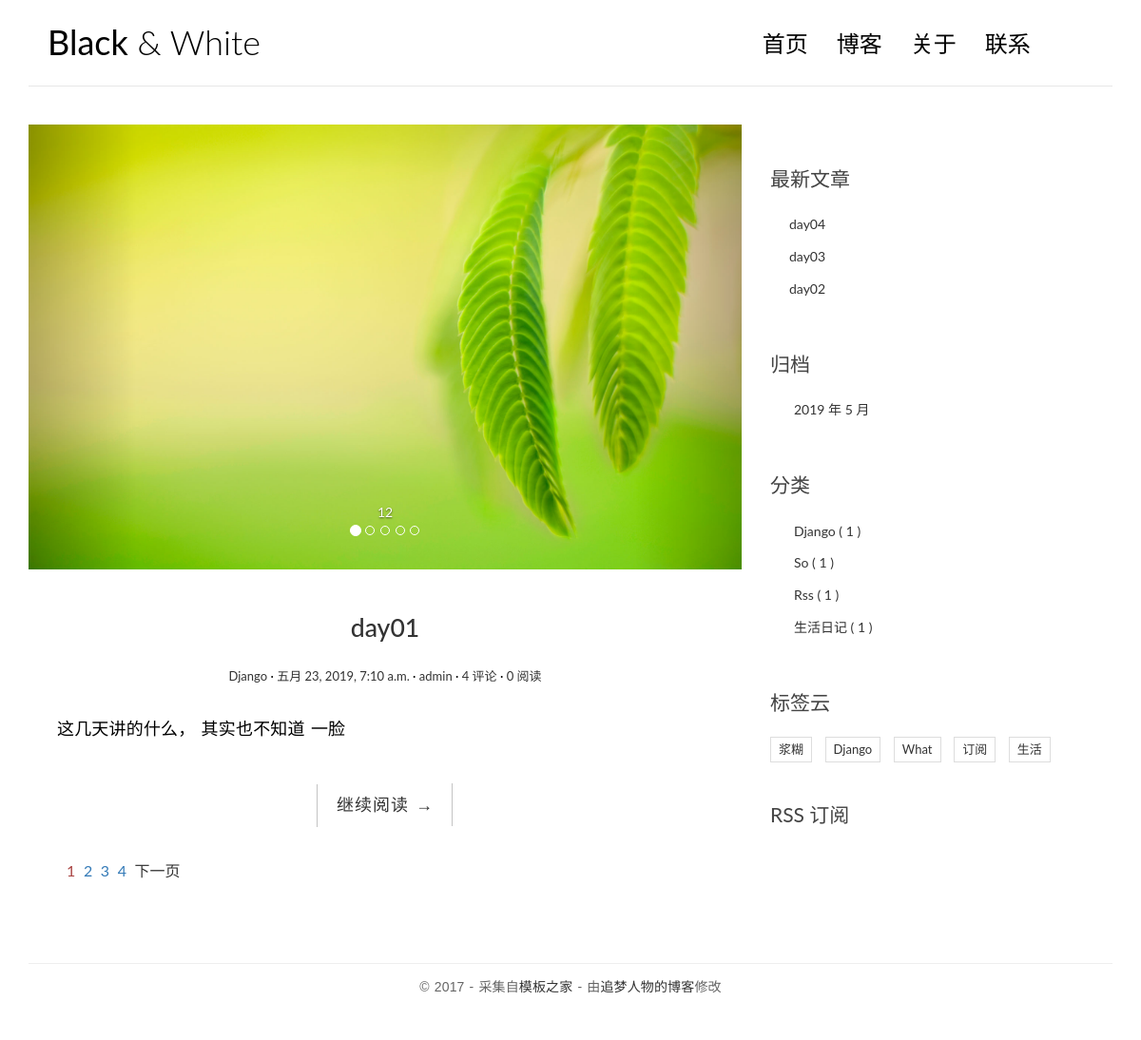
The page / on the database its author committed.
### blog/models.py (models this page shows, shortened)
class Abs(models.Model):
    img=models.ImageField(upload_to='abs',verbose_name='广告图')
    desc=models.CharField(max_length=20,verbose_name='广告描述')
    class Meta():
        verbose_name='轮播图'
        verbose_name_plural=verbose_name

class Article(models.Model):
    title=models.CharField(max_length=50)
    body=models.TextField()
    create_time=models.DateTimeField(auto_now_add=True)
    update_time=models.DateTimeField(auto_now=True)
    views=models.PositiveIntegerField(default=0)
    category=models.ForeignKey(Category,on_delete=models.CASCADE)
    tags=models.ManyToManyField(Tag)
    auther=models.ForeignKey(User,models.CASCADE)

class Category(models.Model):
    title=models.CharField(max_length=30)

class Tag(models.Model):
    title=models.CharField(max_length=30)

### blog/views.py (the view)
# urls.py: url(r'^$', views.index, name='index'),
def index(request):
    pagenum = request.GET.get("page")
    pagenum = 1 if pagenum==None  else pagenum
    articles = Article.objects.all().order_by("-views")
    paginator = Paginator(articles,1)
    page = paginator.get_page(pagenum)
    return render(request,'index.html',{"page":page})

### blog/templatetags/extend_fun.py (called while the page is built)
@register.filter(name='myslice')
def myslice(value,length):
    result = value[:length]
    print(result)
    return  result

@register.simple_tag(name='getcategorys')
def getcategorys():
    return Category.objects.all()

@register.simple_tag
def getlatestarticles(num=3):
    return Article.objects.all().order_by('-create_time')[:num]

@register.simple_tag
def getarchives(num=3):
    return Article.objects.dates("create_time",'month',order='DESC')[:num]

@register.simple_tag
def gettags():
    return Tag.objects.all()

@register.simple_tag
def getabs():
    return Abs.objects.all()

### templates/index.html (shortened to what this page needs)
{% extends 'base.html' %}
{% load extend_fun %}
{% block left %}
<div id="carousel-example-generic" class="carousel slide" data-ride="carousel">
    {% getabs as ads %}
  <ol class="carousel-indicators">
    {% for ad in ads %}
        {% if forloop.counter == 1 %}
            <li data-target="#carousel-example-generic" data-slide-to="0" class="active"></li>
        {% else %}
            <li data-target="#carousel-example-generic" data-slide-to="{{ forloop.counter|add:-1 }}"></li>
        {% endif %}
    {% endfor %}
  </ol>
  <div class="carousel-inner" role="listbox">
    {% for ad in ads %}
        {% if forloop.counter == 1 %}
            <div class="item active">
                <img src="/static/media/{{ ad.img }}" alt="..." width="800" height="300">
                    <div class="carousel-caption">
                        {{ad.desc}}
                    </div>
            </div>
        {% endif %}
    {% endfor %}
  </div>
  <a class="left carousel-control" href="#carousel-example-generic" role="button" data-slide="prev">
    <span class="glyphicon glyphicon-chevron-left" aria-hidden="true"></span>
  </a>
  <a class="right carousel-control" href="#carousel-example-generic" role="button" data-slide="next">
    <span class="glyphicon glyphicon-chevron-right" aria-hidden="true"></span>
  </a>
</div>
{% if page %}
{% for article in  page.object_list %}
<article class="post post-{{ article.id }}">
    <header class="entry-header">
        <h1 class="entry-title">
            <a href="{% url 'blog:detail' article.id %}">{{ article.title }}</a>
        </h1>
        <div class="entry-meta">
            <span class="post-category"><a href="#">  {{ article.category.title  }} </a></span>
            <span class="post-date"><a href="#"><time class="entry-date"
                                                      datetime="2012-11-09T23:15:57+00:00">{{ article.create_time }}</time></a></span>
            <span class="post-author"><a href="#"> {{ article.auther.username }} </a></span>
            <span class="comments-link"><a href="#">{{ article.comment_set.count }} 评论</a></span>
            <span class="views-count"><a href="#">{{ article.views }} 阅读</a></span>
        </div>
    </header>
    <div class="entry-content clearfix">
        <p>
            {{ article.body|myslice:20 }}
        </p>
        <div class="read-more cl-effect-14">
            <a href="{% url 'blog:detail' article.id %}" class="more-link">继续阅读 <span class="meta-nav">→</span></a>
        </div>
    </div>
</article>
{% empty %}
<li>没有文章对象</li>
{% endfor %}
{% else %}
没有文章信息
{% endif %}
<div class="pagination">
    <ul>
        {% for num in page.paginator.page_range  %}
        {% if num == page.number %}
            <li><a class="text-danger" href="{{ page.parms }}?page={{num}}"> {{ num }}  </a> </li>
        {% else %}
            <li><a class="text-primary" href="{{ page.parms }}?page={{num}}"> {{ num }}  </a> </li>
        {% endif %}
        {% endfor %}
        {% if page.has_next %}
            <li><a href="{{ page.parms }}?page={{page.next_page_number}}">下一页</a></li>
        {% endif %}
    </ul>
</div>
{% endblock %}

### templates/base.html (shortened to what this page needs)
{% load extend_fun %}
<!DOCTYPE html>
<html lang="en">
<head>
    <link rel="stylesheet" href="/static/css/bootstrap.min.css">
    <link rel="stylesheet" href="http://code.ionicframework.com/ionicons/2.0.1/css/ionicons.min.css">
    <link rel="stylesheet" href="/static/css/pace.css">
    <link rel="stylesheet" href="/static/css/custom.css">
</head>
<body id="page">
<div class="container">
    <header id="site-header">
        <div class="row">
            <div class="col-md-4 col-sm-5 col-xs-8">
                <div class="logo">
                    <h1><a href="/"><b>Black</b> &amp; White</a></h1>
                </div>
            </div>
            <div class="col-md-8 col-sm-7 col-xs-4">
                <nav class="main-nav" role="navigation">
                    <div class="collapse navbar-collapse" id="bs-example-navbar-collapse-1">
                        <ul class="nav navbar-nav navbar-right">
                            <li class="cl-effect-11"><a href="/" data-hover="首页">首页</a></li>
                            <li class="cl-effect-11"><a href="full-width.html" data-hover="博客">博客</a></li>
                            <li class="cl-effect-11"><a href="about.html" data-hover="关于">关于</a></li>
                            <li class="cl-effect-11"><a href="{% url 'blog:contactus' %}" data-hover="联系">联系</a></li>
                        </ul>
                    </div>
                </nav>
            </div>
        </div>
    </header>
</div>
<div class="content-body">
    <div class="container">
        <div class="row">
            <main class="col-md-8">
                {% block left %}
                {% endblock %}
            </main>
            <aside class="col-md-4">
                <div class="widget widget-recent-posts">
                    <h3 class="widget-title">最新文章</h3>
                    <ul>
                        {% getlatestarticles as latestarticles %}
                        {% for article in  latestarticles %}
                            <li><a href="{% url 'blog:detail' article.id %}">{{ article.title }}</a> </li>
                        {% empty %}
                            <li>最近文章</li>
                        {% endfor %}
                    </ul>
                </div>
                <div class="widget widget-archives">
                    <h3 class="widget-title">归档</h3>
                    <ul>
                        {% getarchives as archives %}
                        {% for archive in archives %}
                            <li><a href="{% url 'blog:archives' archive.year archive.month  %}">{{ archive.year }} 年 {{ archive.month }} 月</a></li>
                        {% empty %}
                            <li>没有对象</li>
                        {% endfor %}
                    </ul>
                </div>
                <div class="widget widget-category">
                    <h3 class="widget-title">分类</h3>
                    <ul>
                        {% getcategorys  as categorys  %}
                        {% for category in categorys %}
                            <li><a href="{% url 'blog:category' category.id %}"> {{ category.title }} <span class="post-count">( {{ category.article_set.count }} )</span>   </a></li>
                        {% endfor %}
                    </ul>
                </div>
                <div class="widget widget-tag-cloud">
                    <h3 class="widget-title">标签云</h3>
                    <ul>
                        {% gettags as tags %}
                        {% for tag in tags %}
                         <li>
                            <a href="{% url 'blog:tag' tag.id %}">{{ tag.title }}</a>
                        </li>
                        {% empty %}
                            <li>没有标签</li>
                        {% endfor %}
                    </ul>
                </div>
                <div class="rss">
                    <a href="{% url 'blog:rss' %}"> RSS 订阅</a>
                </div>
            </aside>
        </div>
    </div>
</div>
<footer id="site-footer">
    <div class="container">
        <div class="row">
            <div class="col-md-12">
                <p class="copyright">&copy 2017 - 采集自<a href="http://www.cssmoban.com/"
                                                        target="_blank" title="模板之家">模板之家</a>
                    - 由<a href="http://zmrenwu.com/" title="网页模板" target="_blank">追梦人物的博客</a>修改
                </p>
            </div>
        </div>
    </div>
</footer>
</body>
</html>

### static/css/custom.css (style rules this page uses)
* { outline: none; }
h1, h2, h3, h4, h5, h6 { margin-top: 0; }
b { font-weight: 400; }
a { color: #333; }
body { color: #444; font-family: 'Lato', sans-serif; }
p { font-family: 'Ubuntu', sans-serif; font-weight: 400; word-spacing: 1px; letter-spacing: 0.01em; }
#single p, #page p { margin-bottom: 25px; }
img { max-width: 100%; }
#site-header { background-color: #FFF; padding: 25px 20px; margin-bottom: 40px; border-bottom: 1px solid #e7e7e7; }
.logo h1 a { color: #000; }
.logo h1 { margin: 0; font-family: 'Lato', sans-serif; font-weight: 300; }
.main-nav { margin-top: 11px; max-width: 95%; }
.main-nav a { color: #000000 !important; padding: 0 0 5px 0 !important; margin-right: 30px; font-family: 'Lato', sans-serif; font-weight: 300; font-size: 24px; }
.cl-effect-11 a { padding: 10px 0; color: #0972b4; text-shadow: none; }
.cl-effect-11 a::before { position: absolute; top: 0; left: 0; overflow: hidden; padding: 0 0 5px 0 !important; max-width: 0; border-bottom: 1px solid #000; color: #000; content: attr(data-hover); white-space: nowrap; -webkit-transition: max-width 0.5s; -moz-transition: max-width 0.5s; transition: max-width 0.5s; }
.content-body { padding-bottom: 4em; }
.post { background: #fff; padding: 30px 30px 0; }
.entry-title { text-align: center; font-size: 1.9em; margin-bottom: 20px; line-height: 1.6; padding: 10px 20px 0; }
.entry-meta { text-align: center; color: #DDDDDD; font-size: 13px; margin-bottom: 30px; }
.entry-content { font-size: 18px; line-height: 1.9; font-weight: 300; color: #000; }
.post-category::after, .post-date::after, .post-author::after, .comments-link::after { content: ' ·'; color: #000; }
.read-more { font-family: 'Ubuntu', sans-serif; font-weight: 400; word-spacing: 1px; letter-spacing: 0.01em; text-align: center; margin-top: 20px; }
.cl-effect-14 a { padding: 0 20px; height: 45px; line-height: 45px; position: relative; display: inline-block; margin: 15px 25px; letter-spacing: 1px; font-weight: 400; text-shadow: 0 0 1px rgba(255, 255, 255, 0.3); }
.cl-effect-14 a::before, .cl-effect-14 a::after { position: absolute; width: 45px; height: 1px; background: #C3C3C3; content: ''; -webkit-transition: all 0.3s; -moz-transition: all 0.3s; transition: all 0.3s; pointer-events: none; }
.cl-effect-14 a::before { top: 0; left: 0; -webkit-transform: rotate(90deg); -moz-transform: rotate(90deg); transform: rotate(90deg); -webkit-transform-origin: 0 0; -moz-transform-origin: 0 0; transform-origin: 0 0; }
.cl-effect-14 a::after { right: 0; bottom: 0; -webkit-transform: rotate(90deg); -moz-transform: rotate(90deg); transform: rotate(90deg); -webkit-transform-origin: 100% 0; -moz-transform-origin: 100% 0; transform-origin: 100% 0; }
.widget { background: #fff; padding: 30px 0 0; }
.widget-title { font-size: 1.5em; margin-bottom: 20px; line-height: 1.6; padding: 10px 0 0; font-weight: 400; }
.widget-recent-posts ul { padding: 0; margin: 0; padding-left: 20px; }
.widget-recent-posts ul li { list-style-type: none; position: relative; line-height: 170%; margin-bottom: 10px; }
.widget-recent-posts ul li::before { content: '\f3d3'; font-family: "Ionicons"; position: absolute; left: -17px; top: 3px; font-size: 16px; color: #000; }
.widget-archives ul { padding: 0; margin: 0; padding-left: 25px; }
.widget-archives ul li { list-style-type: none; position: relative; line-height: 170%; margin-bottom: 10px; }
.widget-archives ul li::before { content: '\f3f3'; font-family: "Ionicons"; position: absolute; left: -25px; top: 1px; font-size: 16px; color: #000; }
.widget-category ul { padding: 0; margin: 0; padding-left: 25px; }
.widget-category ul li { list-style-type: none; position: relative; line-height: 170%; margin-bottom: 10px; }
.widget-category ul li::before { content: '\f3fe'; font-family: "Ionicons"; position: absolute; left: -25px; top: 1px; font-size: 18px; color: #000; }
.widget-tag-cloud ul { padding: 0; margin: 0; margin-right: -10px; }
.widget-tag-cloud ul li { list-style-type: none; font-size: 13px; display: inline-block; margin-right: 10px; margin-bottom: 10px; padding: 3px 8px; border: 1px solid #ddd; }
.rss { font-size: 21px; margin-top: 30px; }
.rss a { color: #444; }
#site-footer { padding-top: 10px; padding: 0 0 1.5em 0; }
.copyright { text-align: center; padding-top: 1em; margin: 0; border-top: 1px solid #eee; color: #666; }
.pagination ul { list-style: none; }
.pagination ul li { display: inline-block; font-size: 16px; margin-right: 5px; }

### rows shown on the page
Abs: img (picture), desc "12"
Article: title "day01", category "Django", create_time "五月 23, 2019, 7:10 a.m.", auther.username "admin", comment_set.count "4", views "0", body|myslice "这几天讲的什么， 其实也不知道 一脸"
Article: title "day04"
Article: title "day03"
Article: title "day02"
Category: title "Django", article_set.count "1"
Category: title "So", article_set.count "1"
Category: title "Rss", article_set.count "1"
Category: title "生活日记", article_set.count "1"
Tag: title "浆糊"
Tag: title "Django"
Tag: title "What"
Tag: title "订阅"
Tag: title "生活"

### other values the page prints
{{ num }} "1"
{{ num }} "2" "3" "4"
{{ archive.year }} "2019"
{{ archive.month }} "5"
